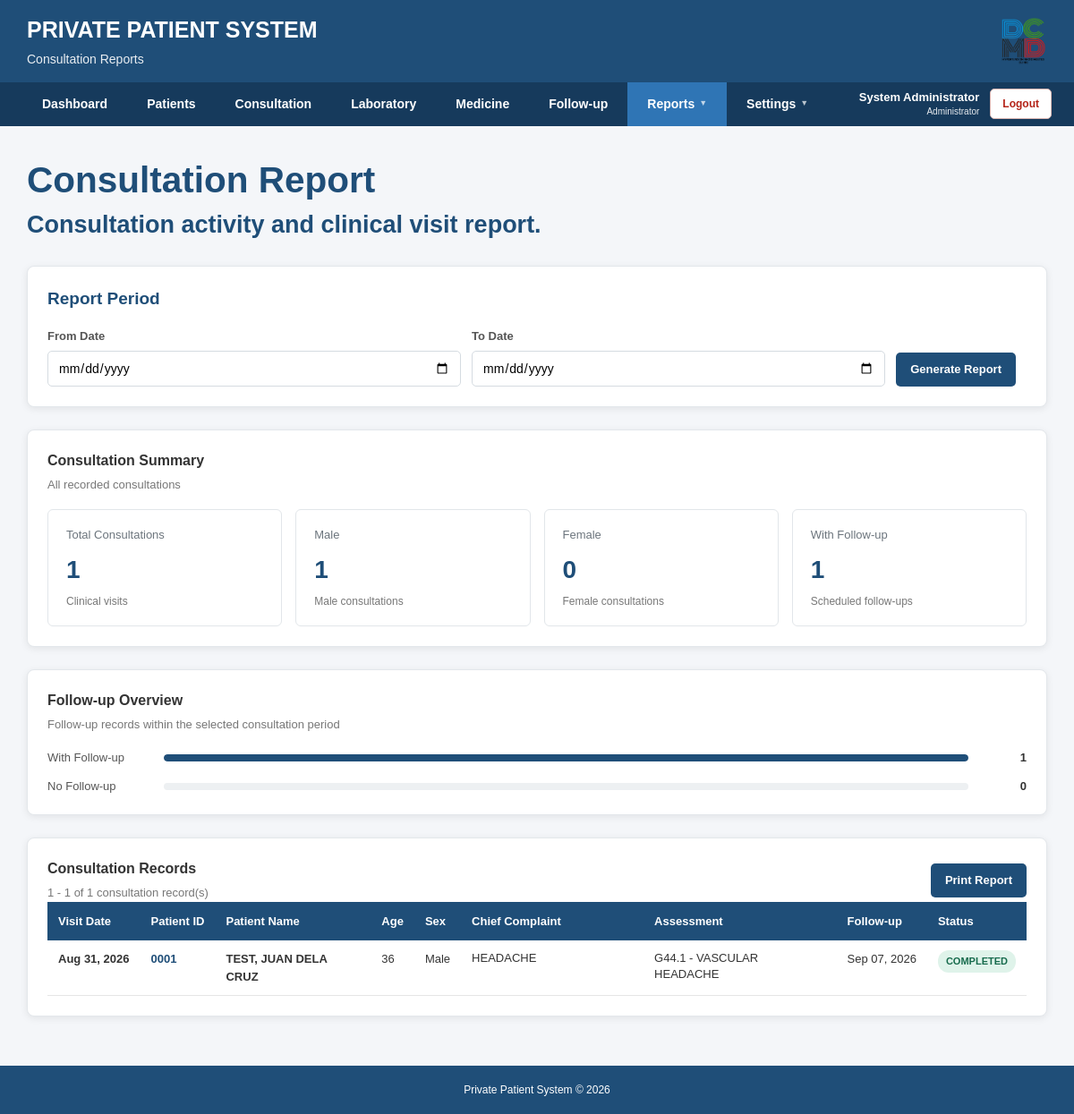
Screenshot of /private_patient_system/reports/consultations.php (signed in) with the database file from the repository.
### tables this page shows
CREATE TABLE IF NOT EXISTS `consultations` (
  `id` int(11) NOT NULL AUTO_INCREMENT,
  `patient_id` int(11) NOT NULL,
  `visit_date` date NOT NULL,
  `chief_complaint` text,
  `history_illness` text,
  `blood_pressure` varchar(20) DEFAULT NULL,
  `temperature` decimal(4,1) DEFAULT NULL,
  `pulse_rate` int(11) DEFAULT NULL,
  `respiratory_rate` int(11) DEFAULT NULL,
  `oxygen_saturation` int(11) DEFAULT NULL,
  `weight` decimal(5,2) DEFAULT NULL,
  `height` decimal(5,2) DEFAULT NULL,
  `assessment` text,
  `medication` text,
  `management` text,
  `follow_up_date` date DEFAULT NULL,
  `remarks` text,
  `created_at` timestamp NOT NULL DEFAULT CURRENT_TIMESTAMP,
  `follow_up_status` varchar(30) NOT NULL DEFAULT 'PENDING',
  PRIMARY KEY (`id`),
  KEY `patient_id` (`patient_id`)
);

CREATE TABLE IF NOT EXISTS `patients` (
  `id` int(11) NOT NULL AUTO_INCREMENT,
  `patient_id` varchar(10) NOT NULL,
  `last_name` varchar(100) NOT NULL,
  `first_name` varchar(100) NOT NULL,
  `middle_name` varchar(100) DEFAULT NULL,
  `birthdate` date NOT NULL,
  `sex` enum('Male','Female') NOT NULL,
  `address` text,
  `contact_no` varchar(20) DEFAULT NULL,
  `emergency_contact` varchar(150) DEFAULT NULL,
  `emergency_contact_no` varchar(20) DEFAULT NULL,
  `date_registered` date NOT NULL,
  `status` enum('Active','Inactive','Deceased') NOT NULL DEFAULT 'Active',
  `created_at` timestamp NOT NULL DEFAULT CURRENT_TIMESTAMP,
  PRIMARY KEY (`id`),
  UNIQUE KEY `patient_id` (`patient_id`)
);

### private_patient_system/reports/consultations.php (the view, shortened to what the rows shown need)
<?php
require_once "../config/database.php";
$recordsPerPage = 20;
$currentPage = isset($_GET["page"])
    ? intval($_GET["page"])
    : 1;
$dateCondition = "";
$offset =
    ($currentPage - 1) *
    $recordsPerPage;
$consultations = array();
$sql = "
    SELECT
        c.id,
        c.patient_id,
        c.visit_date,
        c.chief_complaint,
        c.assessment,
        c.follow_up_date,
        c.follow_up_status,
        p.patient_id AS patient_code,
        p.last_name,
        p.first_name,
        p.middle_name,
        p.birthdate,
        p.sex
    FROM consultations c
    INNER JOIN patients p
        ON p.id = c.patient_id
    WHERE 1=1
    " . $dateCondition . "
    ORDER BY
        c.visit_date DESC,
        c.id DESC
    LIMIT " .
    intval($offset) .
    ", " .
    intval($recordsPerPage);
$result = $conn->query($sql);
if ($result) {
    while ($row = $result->fetch_assoc()) {
        $consultations[] = $row;
    }
}
function calculateConsultationAge($birthdate)
{
    try {
        $birthDate = new DateTime($birthdate);
        $today = new DateTime();
        return $today->diff($birthDate)->y;
    } catch (Exception $e) {
        return "-";
    }
}
function displayConsultationDate($date)
{
    $timestamp = strtotime($date);
    return date("M d, Y", $timestamp);
}
function getConsultationFollowUpStatus(
    $visitDate,
    $followUpDate,
    $followUpStatus
) {
    $savedStatus = strtoupper(
        trim($followUpStatus)
    );
    if ($savedStatus == "COMPLETED") {
        return "COMPLETED";
    }
}
include __DIR__ . "/../includes/header.php";
?>
<main class="main-container">
    <div class="page-title">
        <h2>
            Consultation Report
        </h2>
    </div>
    <div class="card">
        <div class="table-container">
            <table class="consultation-table">
                <thead>
                    <tr>
                        <th>Visit Date</th>
                        <th>Patient ID</th>
                        <th>Patient Name</th>
                        <th>Age</th>
                        <th>Sex</th>
                        <th>Chief Complaint</th>
                        <th>Assessment</th>
                        <th>Follow-up</th>
                        <th>Status</th>
                    </tr>
                </thead>
                <tbody>
                <?php
                if (count($consultations) > 0) {
                    foreach (
                        $consultations
                        as $consultation
                    ) {
                        $age =
                            calculateConsultationAge(
                                $consultation["birthdate"]
                            );
                        $fullName =
                            $consultation["last_name"]
                            . ", "
                            . $consultation["first_name"];
                        if (
                            !empty(
                                $consultation["middle_name"]
                            )
                        ) {
                            $fullName .=
                                " " .
                                $consultation["middle_name"];
                        }
                        $followUpStatus =
                            getConsultationFollowUpStatus(
                                $consultation["visit_date"],
                                $consultation["follow_up_date"],
                                $consultation["follow_up_status"]
                            );
                        $statusClass = "status-none";
                        if (
                            $followUpStatus == "OVERDUE"
                        ) {
                            $statusClass =
                                "status-overdue";
                        } elseif (
                            $followUpStatus == "DUE SOON"
                        ) {
                            $statusClass =
                                "status-due";
                        } elseif (
                            $followUpStatus == "SCHEDULED"
                        ) {
                            $statusClass =
                                "status-scheduled";
                        } elseif (
                            $followUpStatus == "CONFIRMED"
                        ) {
                            $statusClass =
                                "status-confirmed";
                        } elseif (
                            $followUpStatus == "CANCELLED"
                        ) {
                            $statusClass =
                                "status-cancelled";
                        } elseif (
                            $followUpStatus == "COMPLETED"
                        ) {
                            $statusClass =
                                "status-completed";
                        } elseif (
                            $followUpStatus == "NO SHOW"
                        ) {
                            $statusClass =
                                "status-no-show";
                        }
                ?>
                    <tr>
                        <td>
                            <span class="visit-date-text">
                                <?php
                                echo htmlspecialchars(
                                    displayConsultationDate(
                                        $consultation["visit_date"]
                                    )
                                );
                                ?>
                            </span>
                        </td>
                        <td>
                            <span class="patient-id-text">
                                <?php
                                echo htmlspecialchars(
                                    $consultation["patient_code"]
                                );
                                ?>
                            </span>
                        </td>
                        <td>
                            <span class="patient-name-text">
                                <?php
                                echo htmlspecialchars(
                                    $fullName
                                );
                                ?>
                            </span>
                        </td>
                        <td>
                            <?php
                            echo $age;
                            ?>
                        </td>
                        <td>
                            <?php
                            echo htmlspecialchars(
                                $consultation["sex"]
                            );
                            ?>
                        </td>
                        <td>
                            <div class="complaint-text">
                                <?php
                                if (
                                    !empty(
                                        $consultation[
                                            "chief_complaint"
                                        ]
                                    )
                                ) {
                                    echo nl2br(
                                        htmlspecialchars(
                                            $consultation[
                                                "chief_complaint"
                                            ]
                                        )
                                    );
                                } else {
                                    echo "-";
                                }
                                ?>
                            </div>
                        </td>
                        <td>
                            <div class="assessment-text">
                                <?php
                                if (
                                    !empty(
                                        $consultation[
                                            "assessment"
                                        ]
                                    )
                                ) {
                                    echo nl2br(
                                        htmlspecialchars(
                                            $consultation[
                                                "assessment"
                                            ]
                                        )
                                    );
                                } else {
                                    echo "-";
                                }
                                ?>
                            </div>
                        </td>
                        <td>
                            <span class="followup-date-text">
                                <?php
                                echo htmlspecialchars(
                                    displayConsultationDate(
                                        $consultation[
                                            "follow_up_date"
                                        ]
                                    )
                                );
                                ?>
                            </span>
                        </td>
                        <td>
                            <span
                                class="consultation-status <?php echo $statusClass; ?>"
                            >
                                <?php
                                echo htmlspecialchars(
                                    $followUpStatus
                                );
                                ?>
                            </span>
                        </td>
                    </tr>
                <?php
                    }
                }
                ?>
                </tbody>
            </table>
        </div>
    </div>
</main>
<?php
include __DIR__ . "/../includes/footer.php";
?>

### rows the page displays
consultations: visit_date "Aug 31, 2026", patient.patient_id "0001", patient.middle_name "TEST, JUAN DELA CRUZ", patient.birthdate "36", patient.sex "Male", chief_complaint "HEADACHE", assessment "G44.1 - VASCULAR HEADACHE", follow_up_date "Sep 07, 2026", follow_up_status "COMPLETED"

### other values shown
$pageSubtitle "Consultation Reports"
$loggedInName "System Administrator"
$loggedInRole "Administrator"
$totalConsultations "1"
$maleConsultations "1"
$femaleConsultations "0"
$withFollowUp "1"
$withoutFollowUp "0"
$startRecord "1"
$endRecord "1"
